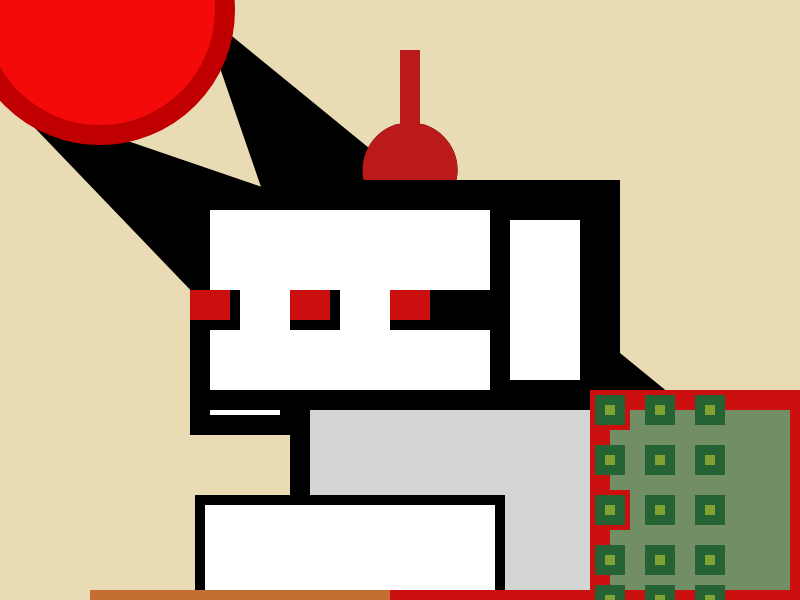
Frame 1 (no input)
Frame 60 (no input): identical to frame 1, image omitted
Frame 120 (the mouse pressed at the canvas centre since frame 60): identical to frame 1, image omitted

The p5.js sketch that drew this single still picture (run headless with seeded random() and noise() and a simulated clock; from frame 60 on, the mouse is pressed at the canvas centre):

// p5.js sketch
// ── sketch.js
"use strict";
/**
 *  Creates the canvas
 */
function setup() {
    createCanvas (800,600);
}

/**
 * sets background, draws all content 
*/
function draw() {
    background("#e9dcb4ff");
     
    push();
    fill("#000000ff");
   noStroke();
   triangle(200,300,300,200,8,100)
    pop();

     push();
    fill("#000000ff");
   noStroke();
   triangle(200,10,300,300,800,500)
    pop();

   push();
    fill("#000000ff");
   noStroke();
    rect(400,50,20,800);
    pop();

    push();
    fill("#000000ff");
    noStroke();
    circle(410,170,95);
    pop();

    push();
    fill("#ffffffff");
    stroke("#000000ff");
    strokeWeight(20);
    rect(200,400,200,25);
    pop();
push();
    fill("#bb1a1aff");
   noStroke();
    rect(400,50,20,800);
    pop();

    push();
    fill("#bb1a1aff");
    noStroke();
    circle(410,170,95);
    pop();

    push();
    fill("#ffffffff");
    stroke("#000000ff");
    strokeWeight(20);
    rect(200,400,200,25);
    pop();

    push();
    fill("#ffffffff");
    stroke("#000000ff");
    strokeWeight(40);
    rect(300,200,300,200);
    pop();

    push();
    fill("#d4d4d4ff");
    stroke("#000000ff");
    strokeWeight(20);
    rect(300,400,300,200);
    pop();

    push();
    fill("#ffffffff");
    stroke("#000000ff");
    strokeWeight(20);
    rect(200,200,300,200);
    pop();
  
    push();
    fill("#ffffffff");
    stroke("#000000ff");
    strokeWeight(10);
    rect(200,500,300,200);
    pop();
  push();
    fill("#ffffffff");
    stroke("#000000ff");
    strokeWeight(20);
    rect(200,300,30,20);
    pop();
      push();
    fill("#ffffffff");
    stroke("#000000ff");
    strokeWeight(20);
    rect(300,300,30,20);
    pop();
       push();
    fill("#ffffffff");
    stroke("#000000ff");
    strokeWeight(20);
    rect(400,300,30,20);
    pop();
       push();
    fill("#ffffffff");
    stroke("#000000ff");
    strokeWeight(20);
    rect(450,300,30,20);
    pop();

       push();
    fill("#ffffffff");
    stroke("#cb0e0eff");
    strokeWeight(20);
    rect(300,300,20,10);
    pop();
      push();
    fill("#ffffffff");
    stroke("#cb0e0eff");
    strokeWeight(20);
    rect(200,300,20,10);
    pop();
      push();
    fill("#ffffffff");
    stroke("#cb0e0eff");
    strokeWeight(20);
    rect(400,300,20,10);
    pop();
     push();
    fill("#ffffffff");
    stroke("#cb0e0eff");
    strokeWeight(20);
    rect(400,300,20,10);
    pop();
     push();
    fill("#ffffffff");
    stroke("#cb0e0eff");
    strokeWeight(20);
    rect(200,800,20,10);
    pop();

     push();
    fill("#ffffffff");
    stroke("#c56e34ff");
    strokeWeight(20);
    rect(100,600,800,10);
    pop();

     push();
    fill("#ffffffff");
    stroke("#cb0e0eff");
    strokeWeight(20);
    rect(400,600,200,10);
    pop();
     push();
    fill("#718e64ff");
    stroke("#cb0e0eff");
    strokeWeight(20);
    rect(600,400,200,200);
    pop();
     
    push();
    fill("#ebe79cff");
    stroke("#cb0e0eff");
    strokeWeight(20);
    rect(600,400,20,20);
    pop();

    push();
    fill("rgba(79, 89, 35, 1)");
    stroke("#cb0e0eff");
    strokeWeight(20);
    rect(600,500,20,20);
    pop();

    push();
    fill("#f50a0aff");
    stroke("#c00000ff");
    strokeWeight(20);
    circle(100,10,250);
    pop();

    push();
    fill("#81a232ff");
    stroke("#256335ff");
    strokeWeight(10);
    rect(600,400,20,20);
    pop();

    push();
    fill("#81a232ff");
    stroke("#256335ff");
    strokeWeight(10);
    rect(600,500,20,20);
    pop();

    push();
    fill("#81a232ff");
    stroke("#256335ff");
    strokeWeight(10);
    rect(600,450,20,20);
    pop();
    push();
    fill("#81a232ff");
    stroke("#256335ff");
    strokeWeight(10);
    rect(600,550,20,20);
    pop();
    push();
    fill("#81a232ff");
    stroke("#256335ff");
    strokeWeight(10);
    rect(600,590,20,20);
    pop();

    push();
    fill("#81a232ff");
    stroke("#256335ff");
    strokeWeight(10);
    rect(600,400,20,20);
    pop();

    push();
    fill("#81a232ff");
    stroke("#256335ff");
    strokeWeight(10);
    rect(600,500,20,20);
    pop();
push();
    fill("#81a232ff");
    stroke("#256335ff");
    strokeWeight(10);
    rect(700,400,20,20);
    pop();

    push();
    fill("#81a232ff");
    stroke("#256335ff");
    strokeWeight(10);
    rect(700,500,20,20);
    pop();
    push();
    fill("#81a232ff");
    stroke("#256335ff");
    strokeWeight(10);
    rect(700,450,20,20);
    pop();
    push();
    fill("#81a232ff");
    stroke("#256335ff");
    strokeWeight(10);
    rect(700,550,20,20);
    pop();
    push();
    fill("#81a232ff");
    stroke("#256335ff");
    strokeWeight(10);
    rect(700,590,20,20);
    pop();
    push();
    fill("#81a232ff");
    stroke("#256335ff");
    strokeWeight(10);
    rect(650,400,20,20);
    pop();

    push();
    fill("#81a232ff");
    stroke("#256335ff");
    strokeWeight(10);
    rect(650,500,20,20);
    pop();

    push();
    fill("#81a232ff");
    stroke("#256335ff");
    strokeWeight(10);
    rect(650,450,20,20);
    pop();
    push();
    fill("#81a232ff");
    stroke("#256335ff");
    strokeWeight(10);
    rect(650,550,20,20);
    pop();
    push();
    fill("#81a232ff");
    stroke("#256335ff");
    strokeWeight(10);
    rect(650,590,20,20);
    pop();

    push();
    fill("#81a232ff");
    stroke("#256335ff");
    strokeWeight(10);
    rect(650,400,20,20);
    pop();

    push();
    fill("#81a232ff");
    stroke("#256335ff");
    strokeWeight(10);
    rect(650,500,20,20);
    pop();
}
